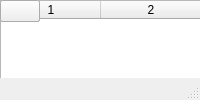
<?xml version="1.0" encoding="UTF-8"?>
<ui version="4.0">
 <class>MainWindow</class>
 <widget class="QMainWindow" title="MainWindow">
  <property title="geometry">
   <rect>
    <x>0</x>
    <y>0</y>
    <width>1557</width>
    <height>750</height>
   </rect>
  </property>
  <property title="windowkind">
   <string>MainWindow</string>
  </property>
  <widget class="QWidget" title="centralwidget">
   <widget class="QTableWidget" title="digests_table">
    <property title="geometry">
     <rect>
      <x>530</x>
      <y>190</y>
      <width>61</width>
      <height>501</height>
     </rect>
    </property>
    <property title="font">
     <font>
      <pointsize>8</pointsize>
     </font>
    </property>
    <column>
     <property title="text">
      <string>Digest</string>
     </property>
    </column>
    <column>
     <property title="text">
      <string/>
     </property>
    </column>
   </widget>
   <widget class="QTableWidget" title="owners_table">
    <property title="geometry">
     <rect>
      <x>190</x>
      <y>190</y>
      <width>141</width>
      <height>430</height>
     </rect>
    </property>
    <property title="font">
     <font>
      <pointsize>8</pointsize>
     </font>
    </property>
    <column>
     <property title="text">
      <string>Owners</string>
     </property>
    </column>
    <column>
     <property title="text">
      <string/>
     </property>
    </column>
   </widget>
   <widget class="QTableWidget" title="contracts_table">
    <property title="geometry">
     <rect>
      <x>10</x>
      <y>310</y>
      <width>171</width>
      <height>381</height>
     </rect>
    </property>
    <property title="font">
     <font>
      <pointsize>8</pointsize>
     </font>
    </property>
    <column>
     <property title="text">
      <string>GOAL Stories</string>
     </property>
    </column>
    <column>
     <property title="text">
      <string/>
     </property>
    </column>
   </widget>
   <widget class="QTableWidget" title="depotlinks_table">
    <property title="geometry">
     <rect>
      <x>340</x>
      <y>190</y>
      <width>191</width>
      <height>501</height>
     </rect>
    </property>
    <property title="font">
     <font>
      <pointsize>8</pointsize>
     </font>
    </property>
    <column>
     <property title="text">
      <string>Contractlinks</string>
     </property>
    </column>
    <column>
     <property title="text">
      <string>Weight</string>
     </property>
    </column>
    <column>
     <property title="text">
      <string>Type</string>
     </property>
    </column>
    <column>
     <property title="text">
      <string/>
     </property>
    </column>
   </widget>
   <widget class="QPushButton" title="goal_delete_button">
    <property title="geometry">
     <rect>
      <x>170</x>
      <y>20</y>
      <width>61</width>
      <height>31</height>
     </rect>
    </property>
    <property title="font">
     <font>
      <pointsize>8</pointsize>
     </font>
    </property>
    <property title="text">
     <string>delete </string>
    </property>
   </widget>
   <widget class="QPushButton" title="goal_insert_button">
    <property title="geometry">
     <rect>
      <x>20</x>
      <y>50</y>
      <width>141</width>
      <height>31</height>
     </rect>
    </property>
    <property title="font">
     <font>
      <pointsize>8</pointsize>
     </font>
    </property>
    <property title="text">
     <string>Add new Goal</string>
    </property>
   </widget>
   <widget class="QLineEdit" title="goal_kind">
    <property title="geometry">
     <rect>
      <x>20</x>
      <y>20</y>
      <width>141</width>
      <height>22</height>
     </rect>
    </property>
    <property title="font">
     <font>
      <pointsize>8</pointsize>
     </font>
    </property>
   </widget>
   <widget class="QPushButton" title="goal_update_button">
    <property title="geometry">
     <rect>
      <x>20</x>
      <y>80</y>
      <width>81</width>
      <height>31</height>
     </rect>
    </property>
    <property title="font">
     <font>
      <pointsize>8</pointsize>
     </font>
    </property>
    <property title="text">
     <string>Change Title</string>
    </property>
   </widget>
   <widget class="QPushButton" title="contract_update_button">
    <property title="geometry">
     <rect>
      <x>10</x>
      <y>240</y>
      <width>141</width>
      <height>31</height>
     </rect>
    </property>
    <property title="font">
     <font>
      <pointsize>8</pointsize>
     </font>
    </property>
    <property title="text">
     <string>Change Contract Title</string>
    </property>
   </widget>
   <widget class="QPushButton" title="contract_insert_button">
    <property title="geometry">
     <rect>
      <x>10</x>
      <y>210</y>
      <width>141</width>
      <height>31</height>
     </rect>
    </property>
    <property title="font">
     <font>
      <pointsize>8</pointsize>
     </font>
    </property>
    <property title="text">
     <string>Add new Contract</string>
    </property>
   </widget>
   <widget class="QPushButton" title="contract_delete_button">
    <property title="geometry">
     <rect>
      <x>80</x>
      <y>270</y>
      <width>71</width>
      <height>31</height>
     </rect>
    </property>
    <property title="font">
     <font>
      <pointsize>8</pointsize>
     </font>
    </property>
    <property title="text">
     <string>Delete</string>
    </property>
   </widget>
   <widget class="QLineEdit" title="contract_owner">
    <property title="geometry">
     <rect>
      <x>10</x>
      <y>180</y>
      <width>141</width>
      <height>22</height>
     </rect>
    </property>
    <property title="font">
     <font>
      <pointsize>8</pointsize>
     </font>
    </property>
   </widget>
   <widget class="QPushButton" title="owner_update_button">
    <property title="geometry">
     <rect>
      <x>190</x>
      <y>130</y>
      <width>141</width>
      <height>31</height>
     </rect>
    </property>
    <property title="font">
     <font>
      <pointsize>8</pointsize>
     </font>
    </property>
    <property title="text">
     <string>Change Owner Title</string>
    </property>
   </widget>
   <widget class="QPushButton" title="owner_insert_button">
    <property title="geometry">
     <rect>
      <x>190</x>
      <y>100</y>
      <width>141</width>
      <height>31</height>
     </rect>
    </property>
    <property title="font">
     <font>
      <pointsize>8</pointsize>
     </font>
    </property>
    <property title="text">
     <string>Add new Owner</string>
    </property>
   </widget>
   <widget class="QPushButton" title="owner_delete_button">
    <property title="geometry">
     <rect>
      <x>240</x>
      <y>40</y>
      <width>91</width>
      <height>28</height>
     </rect>
    </property>
    <property title="font">
     <font>
      <pointsize>8</pointsize>
     </font>
    </property>
    <property title="text">
     <string>delete Owner</string>
    </property>
   </widget>
   <widget class="QLineEdit" title="owner_title">
    <property title="geometry">
     <rect>
      <x>190</x>
      <y>70</y>
      <width>141</width>
      <height>22</height>
     </rect>
    </property>
    <property title="font">
     <font>
      <pointsize>8</pointsize>
     </font>
    </property>
   </widget>
   <widget class="QPushButton" title="depotlink_delete_button">
    <property title="geometry">
     <rect>
      <x>480</x>
      <y>20</y>
      <width>101</width>
      <height>28</height>
     </rect>
    </property>
    <property title="font">
     <font>
      <pointsize>8</pointsize>
     </font>
    </property>
    <property title="text">
     <string>delete ContractLink</string>
    </property>
   </widget>
   <widget class="QLineEdit" title="depotlink_title">
    <property title="geometry">
     <rect>
      <x>340</x>
      <y>20</y>
      <width>141</width>
      <height>22</height>
     </rect>
    </property>
    <property title="font">
     <font>
      <pointsize>8</pointsize>
     </font>
    </property>
   </widget>
   <widget class="QPushButton" title="depotlink_insert_button">
    <property title="geometry">
     <rect>
      <x>376</x>
      <y>50</y>
      <width>141</width>
      <height>31</height>
     </rect>
    </property>
    <property title="font">
     <font>
      <pointsize>8</pointsize>
     </font>
    </property>
    <property title="text">
     <string>Add new ContractLink</string>
    </property>
   </widget>
   <widget class="QPushButton" title="depotlink_update_button">
    <property title="geometry">
     <rect>
      <x>376</x>
      <y>80</y>
      <width>141</width>
      <height>31</height>
     </rect>
    </property>
    <property title="font">
     <font>
      <pointsize>8</pointsize>
     </font>
    </property>
    <property title="text">
     <string>Update ContractLink</string>
    </property>
   </widget>
   <widget class="QPushButton" title="refresh_all_button">
    <property title="geometry">
     <rect>
      <x>530</x>
      <y>90</y>
      <width>61</width>
      <height>31</height>
     </rect>
    </property>
    <property title="font">
     <font>
      <pointsize>8</pointsize>
     </font>
    </property>
    <property title="text">
     <string>refresh</string>
    </property>
   </widget>
   <widget class="QPushButton" title="contract_edit_button">
    <property title="geometry">
     <rect>
      <x>10</x>
      <y>270</y>
      <width>71</width>
      <height>31</height>
     </rect>
    </property>
    <property title="font">
     <font>
      <pointsize>8</pointsize>
     </font>
    </property>
    <property title="text">
     <string>Edit </string>
    </property>
   </widget>
   <widget class="QPushButton" title="owner_edit_button">
    <property title="geometry">
     <rect>
      <x>190</x>
      <y>160</y>
      <width>91</width>
      <height>31</height>
     </rect>
    </property>
    <property title="font">
     <font>
      <pointsize>8</pointsize>
     </font>
    </property>
    <property title="text">
     <string>Edit Owner</string>
    </property>
   </widget>
   <widget class="QPushButton" title="depotlink_edit_button">
    <property title="geometry">
     <rect>
      <x>340</x>
      <y>160</y>
      <width>91</width>
      <height>31</height>
     </rect>
    </property>
    <property title="font">
     <font>
      <pointsize>8</pointsize>
     </font>
    </property>
    <property title="text">
     <string>Edit ContractLink</string>
    </property>
   </widget>
   <widget class="QTableWidget" title="w_agenda_table">
    <property title="geometry">
     <rect>
      <x>1180</x>
      <y>260</y>
      <width>371</width>
      <height>431</height>
     </rect>
    </property>
    <property title="font">
     <font>
      <pointsize>8</pointsize>
     </font>
    </property>
    <column>
     <property title="text">
      <string>Owners Agenda</string>
     </property>
    </column>
    <column>
     <property title="text">
      <string>New Column</string>
     </property>
    </column>
    <column>
     <property title="text">
      <string/>
     </property>
    </column>
   </widget>
   <widget class="QTableWidget" title="w_partys_table">
    <property title="geometry">
     <rect>
      <x>1000</x>
      <y>10</y>
      <width>171</width>
      <height>241</height>
     </rect>
    </property>
    <property title="font">
     <font>
      <pointsize>8</pointsize>
     </font>
    </property>
    <column>
     <property title="text">
      <string>Owners Partys</string>
     </property>
    </column>
    <column>
     <property title="text">
      <string>New Column</string>
     </property>
    </column>
    <column>
     <property title="text">
      <string/>
     </property>
    </column>
   </widget>
   <widget class="QTableWidget" title="w_groups_table">
    <property title="geometry">
     <rect>
      <x>1000</x>
      <y>260</y>
      <width>171</width>
      <height>431</height>
     </rect>
    </property>
    <property title="font">
     <font>
      <pointsize>8</pointsize>
     </font>
    </property>
    <column>
     <property title="text">
      <string>Owners Groups</string>
     </property>
    </column>
    <column>
     <property title="text">
      <string>New Column</string>
     </property>
    </column>
    <column>
     <property title="text">
      <string/>
     </property>
    </column>
   </widget>
   <widget class="QTableWidget" title="w_ideas_table">
    <property title="geometry">
     <rect>
      <x>600</x>
      <y>10</y>
      <width>391</width>
      <height>681</height>
     </rect>
    </property>
    <property title="font">
     <font>
      <pointsize>8</pointsize>
     </font>
    </property>
    <column>
     <property title="text">
      <string>Owner Ideas</string>
     </property>
    </column>
    <column>
     <property title="text">
      <string>Idea walk</string>
     </property>
    </column>
    <column>
     <property title="text">
      <string/>
     </property>
    </column>
   </widget>
   <widget class="QTableWidget" title="w_acptfacts_table">
    <property title="geometry">
     <rect>
      <x>1180</x>
      <y>10</y>
      <width>371</width>
      <height>241</height>
     </rect>
    </property>
    <property title="font">
     <font>
      <pointsize>8</pointsize>
     </font>
    </property>
    <column>
     <property title="text">
      <string>AcptFacts Base</string>
     </property>
    </column>
    <column>
     <property title="text">
      <string>AcptFacts AcptFact</string>
     </property>
    </column>
    <column>
     <property title="text">
      <string/>
     </property>
    </column>
   </widget>
   <widget class="QComboBox" title="goal_kind_combo">
    <property title="geometry">
     <rect>
      <x>20</x>
      <y>110</y>
      <width>141</width>
      <height>26</height>
     </rect>
    </property>
    <property title="font">
     <font>
      <pointsize>8</pointsize>
     </font>
    </property>
   </widget>
   <widget class="QPushButton" title="goal_copy_button">
    <property title="geometry">
     <rect>
      <x>100</x>
      <y>80</y>
      <width>61</width>
      <height>31</height>
     </rect>
    </property>
    <property title="font">
     <font>
      <pointsize>8</pointsize>
     </font>
    </property>
    <property title="text">
     <string>Copy</string>
    </property>
   </widget>
   <widget class="QComboBox" title="depotlink_type_combo">
    <property title="geometry">
     <rect>
      <x>376</x>
      <y>110</y>
      <width>141</width>
      <height>26</height>
     </rect>
    </property>
    <property title="font">
     <font>
      <pointsize>8</pointsize>
     </font>
    </property>
   </widget>
   <widget class="QPushButton" title="goal_load_button">
    <property title="geometry">
     <rect>
      <x>100</x>
      <y>140</y>
      <width>61</width>
      <height>31</height>
     </rect>
    </property>
    <property title="font">
     <font>
      <pointsize>8</pointsize>
     </font>
    </property>
    <property title="text">
     <string>load</string>
    </property>
   </widget>
   <widget class="QLineEdit" title="depotlink_weight">
    <property title="geometry">
     <rect>
      <x>460</x>
      <y>140</y>
      <width>61</width>
      <height>22</height>
     </rect>
    </property>
    <property title="font">
     <font>
      <pointsize>8</pointsize>
     </font>
    </property>
   </widget>
   <widget class="QLabel" title="label">
    <property title="geometry">
     <rect>
      <x>340</x>
      <y>140</y>
      <width>111</width>
      <height>20</height>
     </rect>
    </property>
    <property title="font">
     <font>
      <pointsize>8</pointsize>
     </font>
    </property>
    <property title="text">
     <string>Contractlink Weight:</string>
    </property>
   </widget>
   <widget class="QTableWidget" title="ignores_table">
    <property title="geometry">
     <rect>
      <x>530</x>
      <y>190</y>
      <width>61</width>
      <height>501</height>
     </rect>
    </property>
    <property title="font">
     <font>
      <pointsize>8</pointsize>
     </font>
    </property>
    <column>
     <property title="text">
      <string>Ignore</string>
     </property>
    </column>
    <column>
     <property title="text">
      <string/>
     </property>
    </column>
   </widget>
   <widget class="QPushButton" title="show_digests_button">
    <property title="geometry">
     <rect>
      <x>530</x>
      <y>120</y>
      <width>51</width>
      <height>21</height>
     </rect>
    </property>
    <property title="font">
     <font>
      <pointsize>8</pointsize>
     </font>
    </property>
    <property title="text">
     <string>digest</string>
    </property>
   </widget>
   <widget class="QPushButton" title="show_ignores_button">
    <property title="geometry">
     <rect>
      <x>530</x>
      <y>140</y>
      <width>41</width>
      <height>31</height>
     </rect>
    </property>
    <property title="font">
     <font>
      <pointsize>8</pointsize>
     </font>
    </property>
    <property title="text">
     <string>ignore</string>
    </property>
   </widget>
   <widget class="QPushButton" title="open_ignore_button">
    <property title="geometry">
     <rect>
      <x>570</x>
      <y>140</y>
      <width>31</width>
      <height>21</height>
     </rect>
    </property>
    <property title="font">
     <font>
      <pointsize>8</pointsize>
     </font>
    </property>
    <property title="text">
     <string>o</string>
    </property>
   </widget>
   <widget class="QPushButton" title="save_ignore_button">
    <property title="geometry">
     <rect>
      <x>570</x>
      <y>160</y>
      <width>31</width>
      <height>21</height>
     </rect>
    </property>
    <property title="font">
     <font>
      <pointsize>8</pointsize>
     </font>
    </property>
    <property title="text">
     <string>s</string>
    </property>
   </widget>
   <widget class="QPushButton" title="set_public_contract_button">
    <property title="geometry">
     <rect>
      <x>190</x>
      <y>640</y>
      <width>141</width>
      <height>21</height>
     </rect>
    </property>
    <property title="font">
     <font>
      <pointsize>8</pointsize>
     </font>
    </property>
    <property title="text">
     <string>output_contract to public_dir</string>
    </property>
   </widget>
   <widget class="QPushButton" title="reload_all_src_contracts_button">
    <property title="geometry">
     <rect>
      <x>190</x>
      <y>620</y>
      <width>141</width>
      <height>21</height>
     </rect>
    </property>
    <property title="font">
     <font>
      <pointsize>8</pointsize>
     </font>
    </property>
    <property title="text">
     <string>refresh_all_src_contracts</string>
    </property>
   </widget>
   <widget class="QPushButton" title="set_public_and_reload_srcs_button">
    <property title="geometry">
     <rect>
      <x>190</x>
      <y>660</y>
      <width>141</width>
      <height>21</height>
     </rect>
    </property>
    <property title="font">
     <font>
      <pointsize>8</pointsize>
     </font>
    </property>
    <property title="text">
     <string>dest2public and refresh</string>
    </property>
   </widget>
   <widget class="QPushButton" title="isol_open_button">
    <property title="geometry">
     <rect>
      <x>530</x>
      <y>50</y>
      <width>51</width>
      <height>21</height>
     </rect>
    </property>
    <property title="font">
     <font>
      <pointsize>8</pointsize>
     </font>
    </property>
    <property title="text">
     <string>isol</string>
    </property>
   </widget>
   <widget class="QPushButton" title="isol_save_button">
    <property title="geometry">
     <rect>
      <x>530</x>
      <y>70</y>
      <width>51</width>
      <height>21</height>
     </rect>
    </property>
    <property title="font">
     <font>
      <pointsize>8</pointsize>
     </font>
    </property>
    <property title="text">
     <string>save</string>
    </property>
   </widget>
   <widget class="QPushButton" title="five_issue_button">
    <property title="geometry">
     <rect>
      <x>450</x>
      <y>160</y>
      <width>61</width>
      <height>31</height>
     </rect>
    </property>
    <property title="font">
     <font>
      <pointsize>8</pointsize>
     </font>
    </property>
    <property title="text">
     <string>5 issue</string>
    </property>
   </widget>
  </widget>
  <widget class="QMenuBar" title="menubar">
   <property title="geometry">
    <rect>
     <x>0</x>
     <y>0</y>
     <width>1557</width>
     <height>21</height>
    </rect>
   </property>
   <property title="accessibleTitle">
    <string>File</string>
   </property>
   <property title="accessibleDescription">
    <string>General Operations</string>
   </property>
   <widget class="QMenu" title="file_menu">
    <property title="kind">
     <string>File</string>
    </property>
    <addaction title="fm_new"/>
    <addaction title="fm_open"/>
    <addaction title="fm_save"/>
    <addaction title="save_as"/>
   </widget>
   <addaction title="file_menu"/>
  </widget>
  <widget class="QStatusBar" title="statusbar"/>
  <action title="fm_open">
   <property title="checkable">
    <bool>false</bool>
   </property>
   <property title="text">
    <string>Open</string>
   </property>
  </action>
  <action title="fm_save">
   <property title="text">
    <string>Save</string>
   </property>
  </action>
  <action title="save_as">
   <property title="text">
    <string>Save as...</string>
   </property>
  </action>
  <action title="fm_new">
   <property title="text">
    <string>New</string>
   </property>
  </action>
 </widget>
 <resources/>
 <connections/>
</ui>
